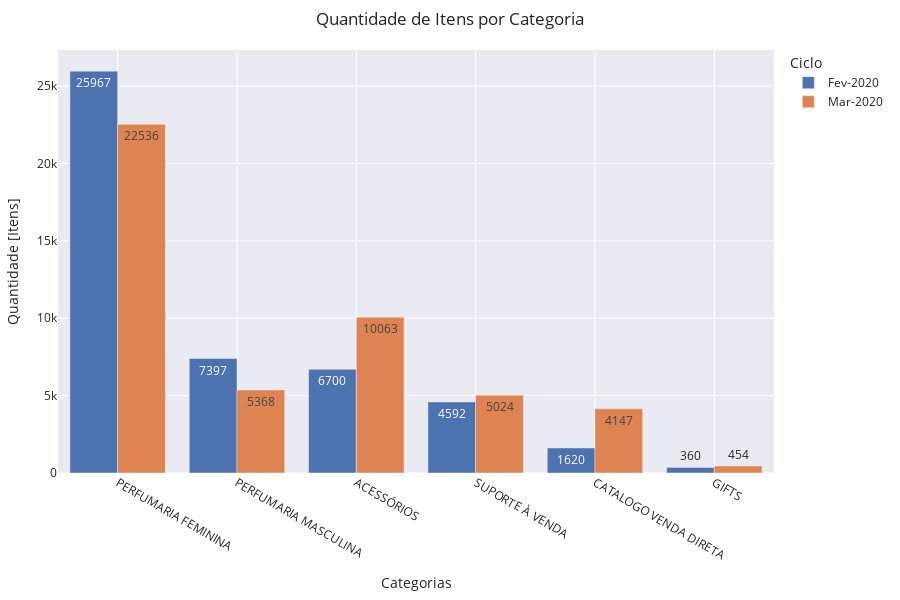

Notebook source saved alongside this figure:
### Code cell
fig = px.bar(categoria, x="Produto_Categoria", y="Qtde_itens", \
    text="Qtde_itens", color="Ciclo", barmode='group', hover_data=['Ciclo', 'Qtde_itens'], template="seaborn")

fig.update_layout(
    margin=dict(l=20, r=50, t=50, b=20),
    title = 'Quantidade de Itens por Categoria',
    xaxis_title="Categorias",
    yaxis_title="Quantidade [Itens]",
    legend_title="Ciclo",
    width=900, 
    height=600,
    uniformtext_minsize=12, 
    uniformtext_mode='hide',
)
fig.show()

### Figure 1 — Plotly figure (JSON) as saved in the notebook; plotly's stock layout.template omitted (floating-point values rounded to 4 significant figures)
{"data": [{"alignmentgroup": "True", "customdata": [["Fev-2020"], ["Fev-2020"], ["Fev-2020"], ["Fev-2020"], ["Fev-2020"], ["Fev-2020"]], "hovertemplate": "Ciclo=%{customdata[0]}<br>Produto_Categoria=%{x}<br>Qtde_itens=%{text}<extra></extra>", "legendgroup": "Fev-2020", "marker": {"color": "rgb(76,114,176)", "pattern": {"shape": ""}}, "name": "Fev-2020", "offsetgroup": "Fev-2020", "orientation": "v", "showlegend": true, "text": [25967, 7397, 6700, 4592, 1620, 360], "textposition": "auto", "type": "bar", "x": ["PERFUMARIA FEMININA", "PERFUMARIA MASCULINA", "ACESSÓRIOS", "SUPORTE À VENDA", "CATALOGO VENDA DIRETA", "GIFTS"], "xaxis": "x", "y": [25967, 7397, 6700, 4592, 1620, 360], "yaxis": "y"}, {"alignmentgroup": "True", "customdata": [["Mar-2020"], ["Mar-2020"], ["Mar-2020"], ["Mar-2020"], ["Mar-2020"], ["Mar-2020"]], "hovertemplate": "Ciclo=%{customdata[0]}<br>Produto_Categoria=%{x}<br>Qtde_itens=%{text}<extra></extra>", "legendgroup": "Mar-2020", "marker": {"color": "rgb(221,132,82)", "pattern": {"shape": ""}}, "name": "Mar-2020", "offsetgroup": "Mar-2020", "orientation": "v", "showlegend": true, "text": [22536, 10063, 5368, 5024, 4147, 454], "textposition": "auto", "type": "bar", "x": ["PERFUMARIA FEMININA", "ACESSÓRIOS", "PERFUMARIA MASCULINA", "SUPORTE À VENDA", "CATALOGO VENDA DIRETA", "GIFTS"], "xaxis": "x", "y": [22536, 10063, 5368, 5024, 4147, 454], "yaxis": "y"}], "layout": {"barmode": "group", "height": 600, "legend": {"title": {"text": "Ciclo"}, "tracegroupgap": 0}, "margin": {"b": 20, "l": 20, "r": 50, "t": 50}, "title": {"text": "Quantidade de Itens por Categoria"}, "uniformtext": {"minsize": 12, "mode": "hide"}, "width": 900, "xaxis": {"anchor": "y", "domain": [0, 1], "title": {"text": "Categorias"}}, "yaxis": {"anchor": "x", "domain": [0, 1], "title": {"text": "Quantidade [Itens]"}}}}
